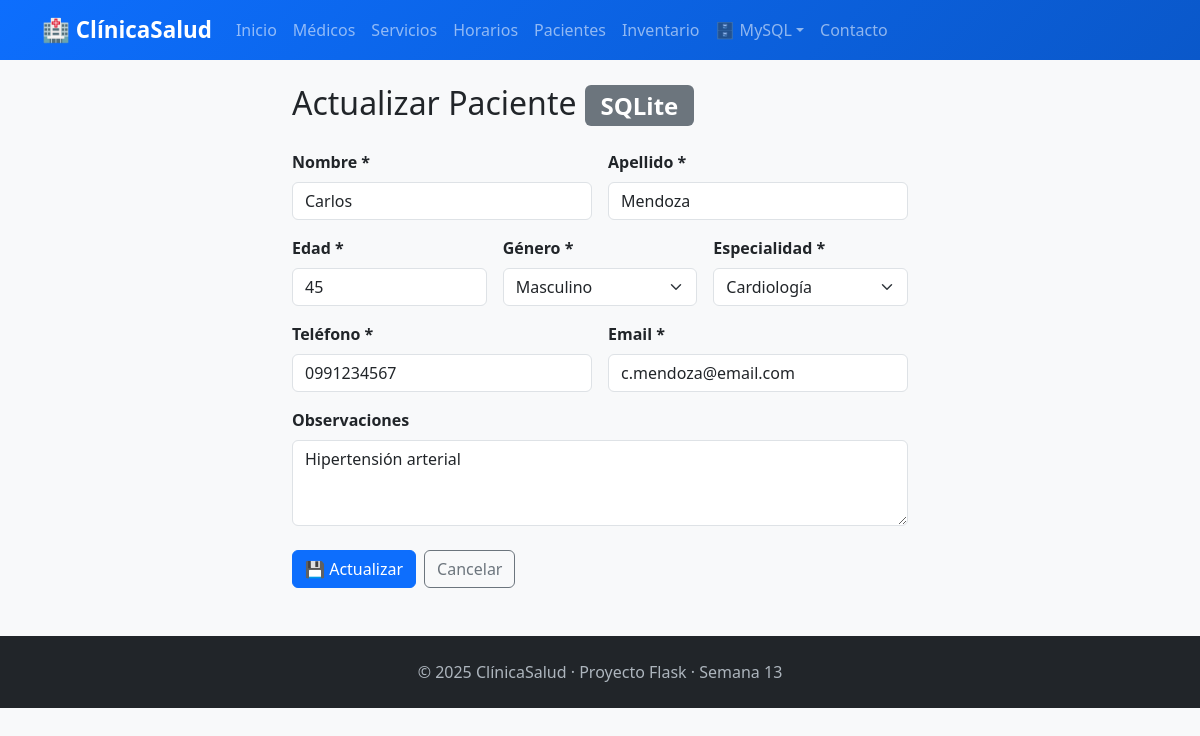
/pacientes/1/editar, run on the app's committed database.
### tables this page shows
CREATE TABLE pacientes (
            id_paciente   INTEGER PRIMARY KEY AUTOINCREMENT,
            nombre        TEXT    NOT NULL,
            apellido      TEXT    NOT NULL,
            edad          INTEGER NOT NULL CHECK(edad BETWEEN 0 AND 120),
            genero        TEXT    NOT NULL,
            telefono      TEXT    NOT NULL,
            email         TEXT    NOT NULL UNIQUE,
            especialidad  TEXT    NOT NULL,
            observaciones TEXT    DEFAULT ''
        );

### app.py (the view, shortened to what this page needs)
@app.route('/pacientes/<int:id_paciente>/editar', methods=['GET', 'POST'])
def paciente_editar(id_paciente):
    fila = obtener_por_id(id_paciente)
    if not fila:
        flash("Paciente no encontrado.", "error")
        return redirect(url_for('pacientes_lista'))
    return render_template(
        'pacientes/formulario.html',
        paciente=dict(fila), especialidades=ESPECIALIDADES, generos=GENEROS, accion="Actualizar",
    )

### database.py (called while the page is built)
def get_connection():
    conn = sqlite3.connect(DB_PATH)
    conn.row_factory = sqlite3.Row   # Permite acceder como dict
    conn.execute("PRAGMA foreign_keys = ON")
    return conn

def obtener_por_id(id_paciente: int):
    conn = get_connection()
    cur  = conn.cursor()
    cur.execute("SELECT * FROM pacientes WHERE id_paciente = ?", (id_paciente,))
    fila = cur.fetchone()
    conn.close()
    return fila

### templates/pacientes/formulario.html (shortened to what this page needs)
{% extends 'base.html' %}
{% block content %}
<div class="container mt-4" style="max-width:640px">
  <h2 class="mb-4">{{ accion }} Paciente <span class="badge bg-secondary">SQLite</span></h2>
  <form method="POST">
    <div class="row g-3">
      <div class="col-md-6">
        <label class="form-label fw-bold">Nombre *</label>
        <input type="text" name="nombre" class="form-control" required maxlength="80"
               value="{{ paciente.nombre if paciente else '' }}">
      </div>
      <div class="col-md-6">
        <label class="form-label fw-bold">Apellido *</label>
        <input type="text" name="apellido" class="form-control" required maxlength="80"
               value="{{ paciente.apellido if paciente else '' }}">
      </div>
      <div class="col-md-4">
        <label class="form-label fw-bold">Edad *</label>
        <input type="number" name="edad" class="form-control" required min="0" max="120"
               value="{{ paciente.edad if paciente else '' }}">
      </div>
      <div class="col-md-4">
        <label class="form-label fw-bold">Género *</label>
        <select name="genero" class="form-select" required>
          {% for g in generos %}
          <option value="{{ g }}" {% if paciente and paciente.genero == g %}selected{% endif %}>{{ g }}</option>
          {% endfor %}
        </select>
      </div>
      <div class="col-md-4">
        <label class="form-label fw-bold">Especialidad *</label>
        <select name="especialidad" class="form-select" required>
          {% for e in especialidades %}
          <option value="{{ e }}" {% if paciente and paciente.especialidad == e %}selected{% endif %}>{{ e }}</option>
          {% endfor %}
        </select>
      </div>
      <div class="col-md-6">
        <label class="form-label fw-bold">Teléfono *</label>
        <input type="text" name="telefono" class="form-control" required
               value="{{ paciente.telefono if paciente else '' }}">
      </div>
      <div class="col-md-6">
        <label class="form-label fw-bold">Email *</label>
        <input type="email" name="email" class="form-control" required
               value="{{ paciente.email if paciente else '' }}">
      </div>
      <div class="col-12">
        <label class="form-label fw-bold">Observaciones</label>
        <textarea name="observaciones" class="form-control" rows="3">{{ paciente.observaciones if paciente else '' }}</textarea>
      </div>
    </div>
    <div class="d-flex gap-2 mt-4">
      <button type="submit" class="btn btn-primary">💾 {{ accion }}</button>
      <a href="{{ url_for('pacientes_lista') }}" class="btn btn-outline-secondary">Cancelar</a>
    </div>
  </form>
</div>
{% endblock %}

### templates/base.html (style rules this page uses)
body { background-color: #f8f9fa; }

### data on the page
pacientes: nombre "Carlos", apellido "Mendoza", edad "45", genero "Masculino", especialidad "Cardiología", telefono "0991234567", email "c.mendoza@email.com", observaciones "Hipertensión arterial"

### other printed values
{{ accion }} "Actualizar"
